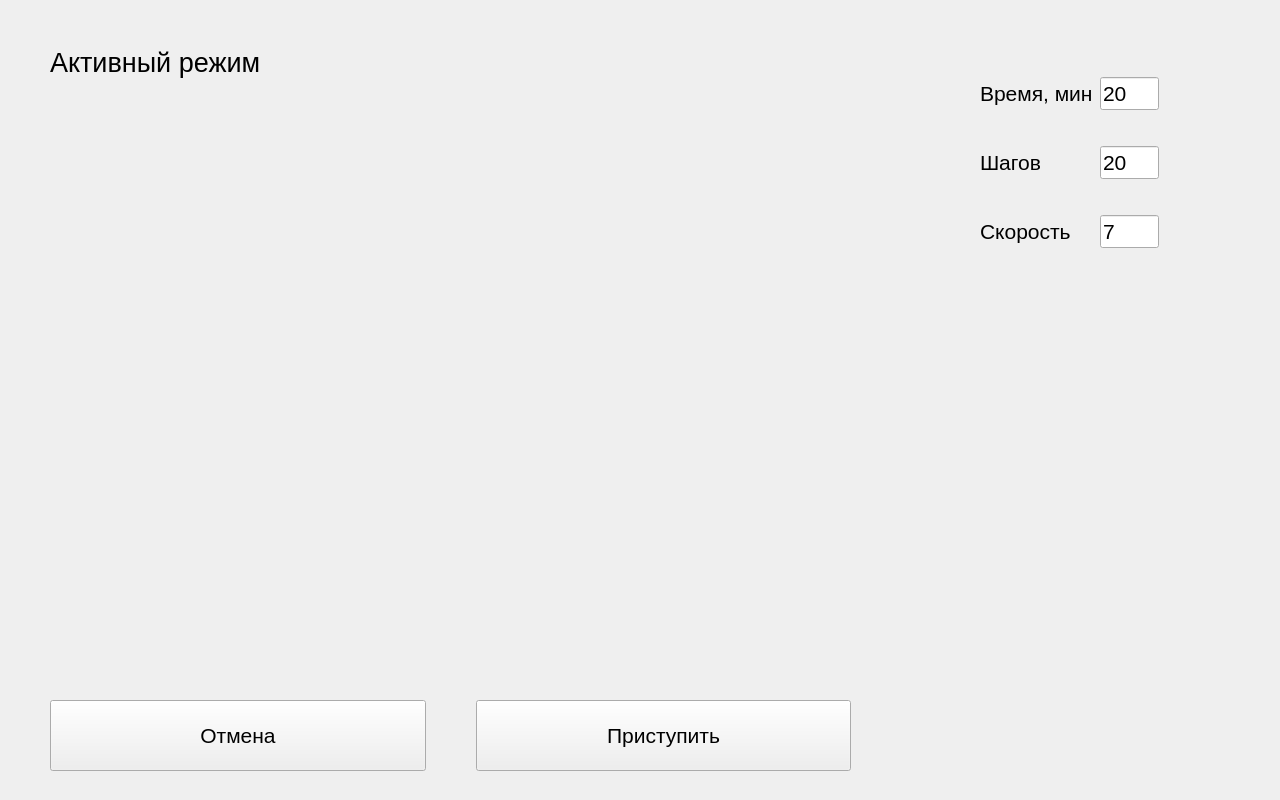
<?xml version="1.0" encoding="UTF-8"?>
<ui version="4.0">
 <class>ActiveModeSettingsPage</class>
 <widget class="QWidget" name="ActiveModeSettingsPage">
  <property name="geometry">
   <rect>
    <x>0</x>
    <y>0</y>
    <width>1280</width>
    <height>800</height>
   </rect>
  </property>
  <property name="windowTitle">
   <string>Form</string>
  </property>
  <widget class="QLabel" name="labelPassiveMode">
   <property name="geometry">
    <rect>
     <x>50</x>
     <y>37</y>
     <width>331</width>
     <height>51</height>
    </rect>
   </property>
   <property name="font">
    <font>
     <pointsize>20</pointsize>
    </font>
   </property>
   <property name="text">
    <string>Активный режим</string>
   </property>
  </widget>
  <widget class="QWidget" name="verticalLayoutWidget">
   <property name="geometry">
    <rect>
     <x>1100</x>
     <y>47</y>
     <width>59</width>
     <height>231</height>
    </rect>
   </property>
   <layout class="QVBoxLayout" name="verticalLayout">
    <item>
     <widget class="QLineEdit" name="lineEdit_duration">
      <property name="font">
       <font>
        <pointsize>16</pointsize>
       </font>
      </property>
      <property name="text">
       <string>20</string>
      </property>
      <property name="alignment">
       <set>Qt::AlignLeading|Qt::AlignLeft|Qt::AlignVCenter</set>
      </property>
     </widget>
    </item>
    <item>
     <widget class="QLineEdit" name="lineEdit_steps">
      <property name="font">
       <font>
        <pointsize>16</pointsize>
       </font>
      </property>
      <property name="text">
       <string>20</string>
      </property>
     </widget>
    </item>
    <item>
     <widget class="QLineEdit" name="lineEdit_speed">
      <property name="font">
       <font>
        <pointsize>16</pointsize>
       </font>
      </property>
      <property name="text">
       <string>7</string>
      </property>
     </widget>
    </item>
   </layout>
  </widget>
  <widget class="QLabel" name="label_leg">
   <property name="geometry">
    <rect>
     <x>10</x>
     <y>187</y>
     <width>841</width>
     <height>491</height>
    </rect>
   </property>
   <property name="text">
    <string>&lt;html&gt;&lt;head/&gt;&lt;body&gt;&lt;p&gt;&lt;img src=&quot;:/leg_img/main_img/detail_00001.png&quot;/&gt;&lt;/p&gt;&lt;/body&gt;&lt;/html&gt;</string>
   </property>
  </widget>
  <widget class="QWidget" name="verticalLayoutWidget_2">
   <property name="geometry">
    <rect>
     <x>980</x>
     <y>47</y>
     <width>121</width>
     <height>231</height>
    </rect>
   </property>
   <layout class="QVBoxLayout" name="verticalLayoutLabels">
    <property name="spacing">
     <number>6</number>
    </property>
    <property name="leftMargin">
     <number>0</number>
    </property>
    <property name="topMargin">
     <number>15</number>
    </property>
    <property name="bottomMargin">
     <number>15</number>
    </property>
    <item>
     <widget class="QLabel" name="labelTime">
      <property name="font">
       <font>
        <pointsize>16</pointsize>
       </font>
      </property>
      <property name="text">
       <string>Время, мин</string>
      </property>
     </widget>
    </item>
    <item>
     <widget class="QLabel" name="labelSteps">
      <property name="font">
       <font>
        <pointsize>16</pointsize>
       </font>
      </property>
      <property name="text">
       <string>Шагов</string>
      </property>
     </widget>
    </item>
    <item>
     <widget class="QLabel" name="labelSpeed">
      <property name="font">
       <font>
        <pointsize>16</pointsize>
       </font>
      </property>
      <property name="text">
       <string>Скорость</string>
      </property>
     </widget>
    </item>
   </layout>
  </widget>
  <widget class="QWidget" name="horizontalLayoutWidget">
   <property name="geometry">
    <rect>
     <x>0</x>
     <y>700</y>
     <width>851</width>
     <height>101</height>
    </rect>
   </property>
   <layout class="QHBoxLayout" name="horizontalLayout">
    <property name="spacing">
     <number>50</number>
    </property>
    <property name="leftMargin">
     <number>50</number>
    </property>
    <property name="bottomMargin">
     <number>30</number>
    </property>
    <item>
     <widget class="QPushButton" name="pushButton_cancel">
      <property name="sizePolicy">
       <sizepolicy hsizetype="Expanding" vsizetype="Expanding">
        <horstretch>0</horstretch>
        <verstretch>0</verstretch>
       </sizepolicy>
      </property>
      <property name="font">
       <font>
        <pointsize>16</pointsize>
       </font>
      </property>
      <property name="text">
       <string>Отмена</string>
      </property>
     </widget>
    </item>
    <item>
     <widget class="QPushButton" name="pushButton_forward">
      <property name="sizePolicy">
       <sizepolicy hsizetype="Expanding" vsizetype="Expanding">
        <horstretch>0</horstretch>
        <verstretch>0</verstretch>
       </sizepolicy>
      </property>
      <property name="font">
       <font>
        <pointsize>16</pointsize>
       </font>
      </property>
      <property name="text">
       <string>Приступить</string>
      </property>
     </widget>
    </item>
   </layout>
  </widget>
  <widget class="QWidget" name="verticalLayoutWidget_4">
   <property name="geometry">
    <rect>
     <x>1080</x>
     <y>290</y>
     <width>186</width>
     <height>434</height>
    </rect>
   </property>
   <layout class="QVBoxLayout" name="verticalLayout_3">
    <item>
     <widget class="QPushButton" name="pushButtonDiagnosisAngle">
      <property name="sizePolicy">
       <sizepolicy hsizetype="Maximum" vsizetype="Fixed">
        <horstretch>0</horstretch>
        <verstretch>0</verstretch>
       </sizepolicy>
      </property>
      <property name="styleSheet">
       <string notr="true">background-color: rgba(255, 255, 255,0);
border: none;
</string>
      </property>
      <property name="text">
       <string/>
      </property>
      <property name="icon">
       <iconset>
        <normalon>:/images/calibre_01.png</normalon>
       </iconset>
      </property>
      <property name="iconSize">
       <size>
        <width>180</width>
        <height>140</height>
       </size>
      </property>
      <property name="flat">
       <bool>true</bool>
      </property>
     </widget>
    </item>
    <item>
     <widget class="QPushButton" name="pushButtonDiagnosisAngle_2">
      <property name="sizePolicy">
       <sizepolicy hsizetype="Maximum" vsizetype="Fixed">
        <horstretch>0</horstretch>
        <verstretch>0</verstretch>
       </sizepolicy>
      </property>
      <property name="styleSheet">
       <string notr="true">background-color: rgba(255, 255, 255,0);
border: none;
</string>
      </property>
      <property name="text">
       <string/>
      </property>
      <property name="icon">
       <iconset>
        <normalon>:/images/calibre_02.png</normalon>
       </iconset>
      </property>
      <property name="iconSize">
       <size>
        <width>180</width>
        <height>140</height>
       </size>
      </property>
      <property name="flat">
       <bool>true</bool>
      </property>
     </widget>
    </item>
    <item>
     <widget class="QPushButton" name="pushButtonDiagnosisAngle_3">
      <property name="sizePolicy">
       <sizepolicy hsizetype="Maximum" vsizetype="Fixed">
        <horstretch>0</horstretch>
        <verstretch>0</verstretch>
       </sizepolicy>
      </property>
      <property name="styleSheet">
       <string notr="true">background-color: rgba(255, 255, 255,0);
border: none;
</string>
      </property>
      <property name="text">
       <string/>
      </property>
      <property name="icon">
       <iconset>
        <normalon>:/images/calibre_03.png</normalon>
       </iconset>
      </property>
      <property name="iconSize">
       <size>
        <width>180</width>
        <height>140</height>
       </size>
      </property>
      <property name="flat">
       <bool>true</bool>
      </property>
     </widget>
    </item>
   </layout>
  </widget>
 </widget>
 <resources/>
 <connections/>
</ui>
